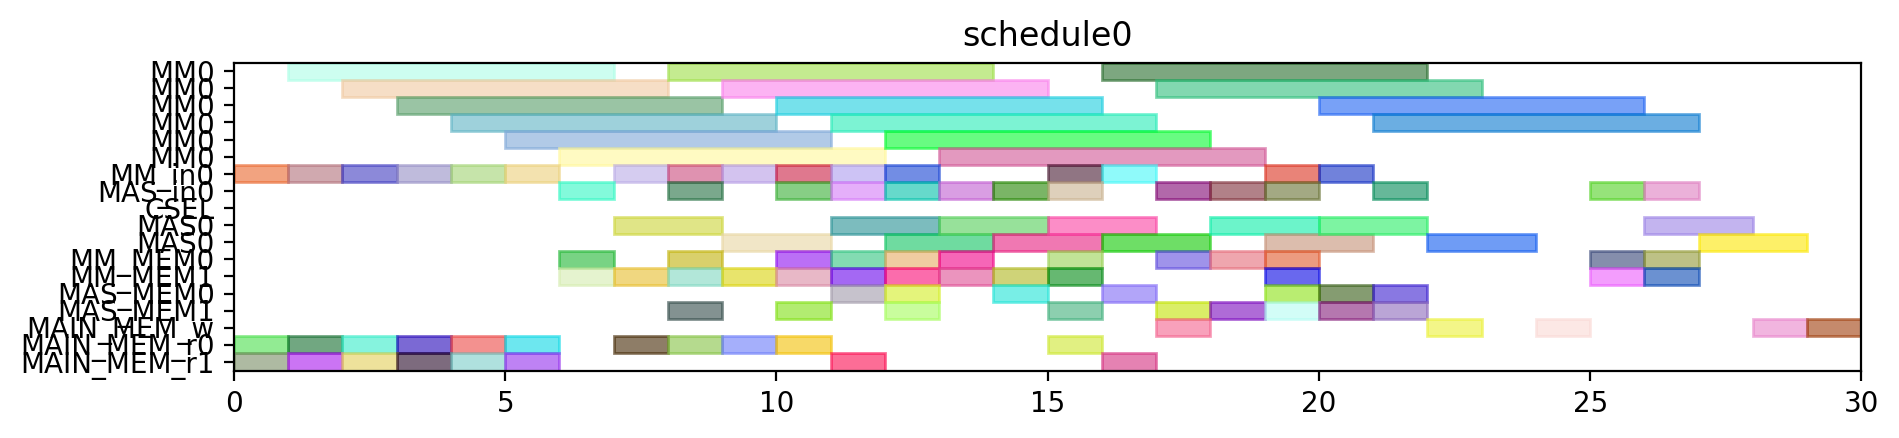

Generate this figure with Python:
from pyschedule import Scenario, solvers, plotters, alt


def solve():
	horizon = 120
	S = Scenario("schedule0", horizon=horizon)

	# resource
	MM = S.Resources('MM', num=1, size=6)
	MM_in = S.Resources('MM_in', num=1)
	MAS_in = S.Resources('MAS_in', num=1)
	CSEL = S.Resource('CSEL')
	MAS = S.Resources('MAS', num=1, size=2, periods=range(1, horizon))
	MM_MEM = S.Resources('MM_MEM', num=2)
	MAS_MEM = S.Resources('MAS_MEM', num=2)
	MAIN_MEM_w = S.Resource('MAIN_MEM_w', size=1)
	MAIN_MEM_r = S.Resources('MAIN_MEM_r', num=2)

	# result of previous scheduling

	# new tasks
	t0 = S.Task('t0', length=6, delay_cost=1)
	t0 += alt(MM)
	t0_in = S.Task('t0_in', length=1, delay_cost=1)
	t0_in += alt(MM_in)
	S += t0_in*MM_in[0]<=t0*MM[0]
	t0_mem0 = S.Task('t0_mem0', length=1, delay_cost=1)
	t0_mem0 += MAIN_MEM_r[0]
	S += t0_mem0 <= t0

	t0_mem1 = S.Task('t0_mem1', length=1, delay_cost=1)
	t0_mem1 += MAIN_MEM_r[1]
	S += t0_mem1 <= t0

	t1 = S.Task('t1', length=6, delay_cost=1)
	t1 += alt(MM)
	t1_in = S.Task('t1_in', length=1, delay_cost=1)
	t1_in += alt(MM_in)
	S += t1_in*MM_in[0]<=t1*MM[0]
	t1_mem0 = S.Task('t1_mem0', length=1, delay_cost=1)
	t1_mem0 += MAIN_MEM_r[0]
	S += t1_mem0 <= t1

	t1_mem1 = S.Task('t1_mem1', length=1, delay_cost=1)
	t1_mem1 += MAIN_MEM_r[1]
	S += t1_mem1 <= t1

	t2 = S.Task('t2', length=6, delay_cost=1)
	t2 += alt(MM)
	t2_in = S.Task('t2_in', length=1, delay_cost=1)
	t2_in += alt(MM_in)
	S += t2_in*MM_in[0]<=t2*MM[0]
	t2_mem0 = S.Task('t2_mem0', length=1, delay_cost=1)
	t2_mem0 += MAIN_MEM_r[0]
	S += t2_mem0 <= t2

	t2_mem1 = S.Task('t2_mem1', length=1, delay_cost=1)
	t2_mem1 += MAIN_MEM_r[1]
	S += t2_mem1 <= t2

	t3 = S.Task('t3', length=6, delay_cost=1)
	t3 += alt(MM)
	t3_in = S.Task('t3_in', length=1, delay_cost=1)
	t3_in += alt(MM_in)
	S += t3_in*MM_in[0]<=t3*MM[0]
	t3_mem0 = S.Task('t3_mem0', length=1, delay_cost=1)
	t3_mem0 += MAIN_MEM_r[0]
	S += t3_mem0 <= t3

	t3_mem1 = S.Task('t3_mem1', length=1, delay_cost=1)
	t3_mem1 += MAIN_MEM_r[1]
	S += t3_mem1 <= t3

	t5 = S.Task('t5', length=6, delay_cost=1)
	t5 += alt(MM)
	t5_in = S.Task('t5_in', length=1, delay_cost=1)
	t5_in += alt(MM_in)
	S += t5_in*MM_in[0]<=t5*MM[0]
	t5_mem0 = S.Task('t5_mem0', length=1, delay_cost=1)
	t5_mem0 += MAIN_MEM_r[0]
	S += t5_mem0 <= t5

	t5_mem1 = S.Task('t5_mem1', length=1, delay_cost=1)
	t5_mem1 += MAIN_MEM_r[1]
	S += t5_mem1 <= t5

	t23 = S.Task('t23', length=6, delay_cost=1)
	t23 += alt(MM)
	t23_in = S.Task('t23_in', length=1, delay_cost=1)
	t23_in += alt(MM_in)
	S += t23_in*MM_in[0]<=t23*MM[0]
	t23_mem0 = S.Task('t23_mem0', length=1, delay_cost=1)
	t23_mem0 += MAIN_MEM_r[0]
	S += t23_mem0 <= t23

	t23_mem1 = S.Task('t23_mem1', length=1, delay_cost=1)
	t23_mem1 += MAIN_MEM_r[1]
	S += t23_mem1 <= t23

	t4 = S.Task('t4', length=2, delay_cost=1)
	t4 += alt(MAS)
	t4_in = S.Task('t4_in', length=1, delay_cost=1)
	t4_in += alt(MAS_in)
	S += t4_in*MAS_in[0]<=t4*MAS[0]

	t4_mem0 = S.Task('t4_mem0', length=1, delay_cost=1)
	t4_mem0 += alt(MM_MEM)
	S += (t3*MM[0])-1 < t4_mem0*MM_MEM[0]
	S += t4_mem0 <= t4

	t4_mem1 = S.Task('t4_mem1', length=1, delay_cost=1)
	t4_mem1 += alt(MM_MEM)
	S += (t3*MM[0])-1 < t4_mem1*MM_MEM[1]
	S += t4_mem1 <= t4

	t6 = S.Task('t6', length=2, delay_cost=1)
	t6 += alt(MAS)
	t6_in = S.Task('t6_in', length=1, delay_cost=1)
	t6_in += alt(MAS_in)
	S += t6_in*MAS_in[0]<=t6*MAS[0]

	t6_mem0 = S.Task('t6_mem0', length=1, delay_cost=1)
	t6_mem0 += alt(MM_MEM)
	S += (t5*MM[0])-1 < t6_mem0*MM_MEM[0]
	S += t6_mem0 <= t6

	t6_mem1 = S.Task('t6_mem1', length=1, delay_cost=1)
	t6_mem1 += alt(MM_MEM)
	S += (t5*MM[0])-1 < t6_mem1*MM_MEM[1]
	S += t6_mem1 <= t6

	t8 = S.Task('t8', length=6, delay_cost=1)
	t8 += alt(MM)
	t8_in = S.Task('t8_in', length=1, delay_cost=1)
	t8_in += alt(MM_in)
	S += t8_in*MM_in[0]<=t8*MM[0]
	t8_mem0 = S.Task('t8_mem0', length=1, delay_cost=1)
	t8_mem0 += MAIN_MEM_r[0]
	S += t8_mem0 <= t8

	t8_mem1 = S.Task('t8_mem1', length=1, delay_cost=1)
	t8_mem1 += alt(MM_MEM)
	S += (t2*MM[0])-1 < t8_mem1*MM_MEM[1]
	S += t8_mem1 <= t8

	t15 = S.Task('t15', length=6, delay_cost=1)
	t15 += alt(MM)
	t15_in = S.Task('t15_in', length=1, delay_cost=1)
	t15_in += alt(MM_in)
	S += t15_in*MM_in[0]<=t15*MM[0]
	t15_mem0 = S.Task('t15_mem0', length=1, delay_cost=1)
	t15_mem0 += MAIN_MEM_r[0]
	S += t15_mem0 <= t15

	t15_mem1 = S.Task('t15_mem1', length=1, delay_cost=1)
	t15_mem1 += alt(MM_MEM)
	S += (t2*MM[0])-1 < t15_mem1*MM_MEM[1]
	S += t15_mem1 <= t15

	t19 = S.Task('t19', length=2, delay_cost=1)
	t19 += alt(MAS)
	t19_in = S.Task('t19_in', length=1, delay_cost=1)
	t19_in += alt(MAS_in)
	S += t19_in*MAS_in[0]<=t19*MAS[0]

	t19_mem0 = S.Task('t19_mem0', length=1, delay_cost=1)
	t19_mem0 += alt(MM_MEM)
	S += (t0*MM[0])-1 < t19_mem0*MM_MEM[0]
	S += t19_mem0 <= t19

	t19_mem1 = S.Task('t19_mem1', length=1, delay_cost=1)
	t19_mem1 += alt(MM_MEM)
	S += (t0*MM[0])-1 < t19_mem1*MM_MEM[1]
	S += t19_mem1 <= t19

	t24 = S.Task('t24', length=2, delay_cost=1)
	t24 += alt(MAS)
	t24_in = S.Task('t24_in', length=1, delay_cost=1)
	t24_in += alt(MAS_in)
	S += t24_in*MAS_in[0]<=t24*MAS[0]

	t24_mem0 = S.Task('t24_mem0', length=1, delay_cost=1)
	t24_mem0 += alt(MM_MEM)
	S += (t23*MM[0])-1 < t24_mem0*MM_MEM[0]
	S += t24_mem0 <= t24

	t24_mem1 = S.Task('t24_mem1', length=1, delay_cost=1)
	t24_mem1 += alt(MM_MEM)
	S += (t23*MM[0])-1 < t24_mem1*MM_MEM[1]
	S += t24_mem1 <= t24

	t7 = S.Task('t7', length=6, delay_cost=1)
	t7 += alt(MM)
	t7_in = S.Task('t7_in', length=1, delay_cost=1)
	t7_in += alt(MM_in)
	S += t7_in*MM_in[0]<=t7*MM[0]
	t7_mem0 = S.Task('t7_mem0', length=1, delay_cost=1)
	t7_mem0 += MAIN_MEM_r[0]
	S += t7_mem0 <= t7

	t7_mem1 = S.Task('t7_mem1', length=1, delay_cost=1)
	t7_mem1 += alt(MAS_MEM)
	S += (t6*MAS[0])-1 < t7_mem1*MAS_MEM[1]
	S += t7_mem1 <= t7

	t14 = S.Task('t14', length=6, delay_cost=1)
	t14 += alt(MM)
	t14_in = S.Task('t14_in', length=1, delay_cost=1)
	t14_in += alt(MM_in)
	S += t14_in*MM_in[0]<=t14*MM[0]
	S += 0<t14

	t14_w = S.Task('t14_w', length=1, delay_cost=1)
	t14_w += alt(MAIN_MEM_w)
	S += t14 <= t14_w

	t14_mem0 = S.Task('t14_mem0', length=1, delay_cost=1)
	t14_mem0 += MAIN_MEM_r[0]
	S += t14_mem0 <= t14

	t14_mem1 = S.Task('t14_mem1', length=1, delay_cost=1)
	t14_mem1 += alt(MAS_MEM)
	S += (t6*MAS[0])-1 < t14_mem1*MAS_MEM[1]
	S += t14_mem1 <= t14

	t16 = S.Task('t16', length=2, delay_cost=1)
	t16 += alt(MAS)
	t16_in = S.Task('t16_in', length=1, delay_cost=1)
	t16_in += alt(MAS_in)
	S += t16_in*MAS_in[0]<=t16*MAS[0]

	t16_mem0 = S.Task('t16_mem0', length=1, delay_cost=1)
	t16_mem0 += alt(MM_MEM)
	S += (t0*MM[0])-1 < t16_mem0*MM_MEM[0]
	S += t16_mem0 <= t16

	t16_mem1 = S.Task('t16_mem1', length=1, delay_cost=1)
	t16_mem1 += alt(MM_MEM)
	S += (t15*MM[0])-1 < t16_mem1*MM_MEM[1]
	S += t16_mem1 <= t16

	t20 = S.Task('t20', length=2, delay_cost=1)
	t20 += alt(MAS)
	t20_in = S.Task('t20_in', length=1, delay_cost=1)
	t20_in += alt(MAS_in)
	S += t20_in*MAS_in[0]<=t20*MAS[0]

	t20_mem0 = S.Task('t20_mem0', length=1, delay_cost=1)
	t20_mem0 += alt(MM_MEM)
	S += (t0*MM[0])-1 < t20_mem0*MM_MEM[0]
	S += t20_mem0 <= t20

	t20_mem1 = S.Task('t20_mem1', length=1, delay_cost=1)
	t20_mem1 += alt(MAS_MEM)
	S += (t19*MAS[0])-1 < t20_mem1*MAS_MEM[1]
	S += t20_mem1 <= t20

	t25 = S.Task('t25', length=6, delay_cost=1)
	t25 += alt(MM)
	t25_in = S.Task('t25_in', length=1, delay_cost=1)
	t25_in += alt(MM_in)
	S += t25_in*MM_in[0]<=t25*MM[0]
	t25_mem0 = S.Task('t25_mem0', length=1, delay_cost=1)
	t25_mem0 += alt(MAS_MEM)
	S += (t24*MAS[0])-1 < t25_mem0*MAS_MEM[0]
	S += t25_mem0 <= t25

	t25_mem1 = S.Task('t25_mem1', length=1, delay_cost=1)
	t25_mem1 += MAIN_MEM_r[1]
	S += t25_mem1 <= t25

	t26 = S.Task('t26', length=6, delay_cost=1)
	t26 += alt(MM)
	t26_in = S.Task('t26_in', length=1, delay_cost=1)
	t26_in += alt(MM_in)
	S += t26_in*MM_in[0]<=t26*MM[0]
	t26_mem0 = S.Task('t26_mem0', length=1, delay_cost=1)
	t26_mem0 += alt(MAS_MEM)
	S += (t24*MAS[0])-1 < t26_mem0*MAS_MEM[0]
	S += t26_mem0 <= t26

	t26_mem1 = S.Task('t26_mem1', length=1, delay_cost=1)
	t26_mem1 += alt(MM_MEM)
	S += (t1*MM[0])-1 < t26_mem1*MM_MEM[1]
	S += t26_mem1 <= t26

	t9 = S.Task('t9', length=2, delay_cost=1)
	t9 += alt(MAS)
	t9_in = S.Task('t9_in', length=1, delay_cost=1)
	t9_in += alt(MAS_in)
	S += t9_in*MAS_in[0]<=t9*MAS[0]

	t9_mem0 = S.Task('t9_mem0', length=1, delay_cost=1)
	t9_mem0 += alt(MM_MEM)
	S += (t7*MM[0])-1 < t9_mem0*MM_MEM[0]
	S += t9_mem0 <= t9

	t9_mem1 = S.Task('t9_mem1', length=1, delay_cost=1)
	t9_mem1 += alt(MM_MEM)
	S += (t8*MM[0])-1 < t9_mem1*MM_MEM[1]
	S += t9_mem1 <= t9

	t17 = S.Task('t17', length=6, delay_cost=1)
	t17 += alt(MM)
	t17_in = S.Task('t17_in', length=1, delay_cost=1)
	t17_in += alt(MM_in)
	S += t17_in*MM_in[0]<=t17*MM[0]
	S += 0<t17

	t17_w = S.Task('t17_w', length=1, delay_cost=1)
	t17_w += alt(MAIN_MEM_w)
	S += t17 <= t17_w

	t17_mem0 = S.Task('t17_mem0', length=1, delay_cost=1)
	t17_mem0 += MAIN_MEM_r[0]
	S += t17_mem0 <= t17

	t17_mem1 = S.Task('t17_mem1', length=1, delay_cost=1)
	t17_mem1 += alt(MAS_MEM)
	S += (t16*MAS[0])-1 < t17_mem1*MAS_MEM[1]
	S += t17_mem1 <= t17

	t21 = S.Task('t21', length=2, delay_cost=1)
	t21 += alt(MAS)
	t21_in = S.Task('t21_in', length=1, delay_cost=1)
	t21_in += alt(MAS_in)
	S += t21_in*MAS_in[0]<=t21*MAS[0]

	t21_mem0 = S.Task('t21_mem0', length=1, delay_cost=1)
	t21_mem0 += alt(MAS_MEM)
	S += (t20*MAS[0])-1 < t21_mem0*MAS_MEM[0]
	S += t21_mem0 <= t21

	t21_mem1 = S.Task('t21_mem1', length=1, delay_cost=1)
	t21_mem1 += alt(MM_MEM)
	S += (t15*MM[0])-1 < t21_mem1*MM_MEM[1]
	S += t21_mem1 <= t21

	t27 = S.Task('t27', length=2, delay_cost=1)
	t27 += alt(MAS)
	t27_in = S.Task('t27_in', length=1, delay_cost=1)
	t27_in += alt(MAS_in)
	S += t27_in*MAS_in[0]<=t27*MAS[0]

	t27_mem0 = S.Task('t27_mem0', length=1, delay_cost=1)
	t27_mem0 += alt(MM_MEM)
	S += (t26*MM[0])-1 < t27_mem0*MM_MEM[0]
	S += t27_mem0 <= t27

	t27_mem1 = S.Task('t27_mem1', length=1, delay_cost=1)
	t27_mem1 += alt(MM_MEM)
	S += (t26*MM[0])-1 < t27_mem1*MM_MEM[1]
	S += t27_mem1 <= t27

	t10 = S.Task('t10', length=2, delay_cost=1)
	t10 += alt(MAS)
	t10_in = S.Task('t10_in', length=1, delay_cost=1)
	t10_in += alt(MAS_in)
	S += t10_in*MAS_in[0]<=t10*MAS[0]

	t10_mem0 = S.Task('t10_mem0', length=1, delay_cost=1)
	t10_mem0 += alt(MM_MEM)
	S += (t1*MM[0])-1 < t10_mem0*MM_MEM[0]
	S += t10_mem0 <= t10

	t10_mem1 = S.Task('t10_mem1', length=1, delay_cost=1)
	t10_mem1 += alt(MAS_MEM)
	S += (t9*MAS[0])-1 < t10_mem1*MAS_MEM[1]
	S += t10_mem1 <= t10

	t11 = S.Task('t11', length=2, delay_cost=1)
	t11 += alt(MAS)
	t11_in = S.Task('t11_in', length=1, delay_cost=1)
	t11_in += alt(MAS_in)
	S += t11_in*MAS_in[0]<=t11*MAS[0]

	t11_mem0 = S.Task('t11_mem0', length=1, delay_cost=1)
	t11_mem0 += alt(MM_MEM)
	S += (t1*MM[0])-1 < t11_mem0*MM_MEM[0]
	S += t11_mem0 <= t11

	t11_mem1 = S.Task('t11_mem1', length=1, delay_cost=1)
	t11_mem1 += alt(MAS_MEM)
	S += (t9*MAS[0])-1 < t11_mem1*MAS_MEM[1]
	S += t11_mem1 <= t11

	t22 = S.Task('t22', length=6, delay_cost=1)
	t22 += alt(MM)
	t22_in = S.Task('t22_in', length=1, delay_cost=1)
	t22_in += alt(MM_in)
	S += t22_in*MM_in[0]<=t22*MM[0]
	t22_mem0 = S.Task('t22_mem0', length=1, delay_cost=1)
	t22_mem0 += alt(MAS_MEM)
	S += (t21*MAS[0])-1 < t22_mem0*MAS_MEM[0]
	S += t22_mem0 <= t22

	t22_mem1 = S.Task('t22_mem1', length=1, delay_cost=1)
	t22_mem1 += MAIN_MEM_r[1]
	S += t22_mem1 <= t22

	new_PZ = S.Task('new_PZ', length=2, delay_cost=1)
	new_PZ += alt(MAS)
	new_PZ_in = S.Task('new_PZ_in', length=1, delay_cost=1)
	new_PZ_in += alt(MAS_in)
	S += new_PZ_in*MAS_in[0]<=new_PZ*MAS[0]

	S += 0<new_PZ

	new_PZ_w = S.Task('new_PZ_w', length=1, delay_cost=1)
	new_PZ_w += alt(MAIN_MEM_w)
	S += new_PZ <= new_PZ_w

	new_PZ_mem0 = S.Task('new_PZ_mem0', length=1, delay_cost=1)
	new_PZ_mem0 += alt(MAS_MEM)
	S += (t27*MAS[0])-1 < new_PZ_mem0*MAS_MEM[0]
	S += new_PZ_mem0 <= new_PZ

	new_PZ_mem1 = S.Task('new_PZ_mem1', length=1, delay_cost=1)
	new_PZ_mem1 += alt(MAS_MEM)
	S += (t27*MAS[0])-1 < new_PZ_mem1*MAS_MEM[1]
	S += new_PZ_mem1 <= new_PZ

	t12 = S.Task('t12', length=6, delay_cost=1)
	t12 += alt(MM)
	t12_in = S.Task('t12_in', length=1, delay_cost=1)
	t12_in += alt(MM_in)
	S += t12_in*MM_in[0]<=t12*MM[0]
	t12_mem0 = S.Task('t12_mem0', length=1, delay_cost=1)
	t12_mem0 += alt(MAS_MEM)
	S += (t10*MAS[0])-1 < t12_mem0*MAS_MEM[0]
	S += t12_mem0 <= t12

	t12_mem1 = S.Task('t12_mem1', length=1, delay_cost=1)
	t12_mem1 += alt(MAS_MEM)
	S += (t11*MAS[0])-1 < t12_mem1*MAS_MEM[1]
	S += t12_mem1 <= t12

	t13 = S.Task('t13', length=6, delay_cost=1)
	t13 += alt(MM)
	t13_in = S.Task('t13_in', length=1, delay_cost=1)
	t13_in += alt(MM_in)
	S += t13_in*MM_in[0]<=t13*MM[0]
	t13_mem0 = S.Task('t13_mem0', length=1, delay_cost=1)
	t13_mem0 += alt(MAS_MEM)
	S += (t4*MAS[0])-1 < t13_mem0*MAS_MEM[0]
	S += t13_mem0 <= t13

	t13_mem1 = S.Task('t13_mem1', length=1, delay_cost=1)
	t13_mem1 += alt(MAS_MEM)
	S += (t10*MAS[0])-1 < t13_mem1*MAS_MEM[1]
	S += t13_mem1 <= t13

	new_PY = S.Task('new_PY', length=2, delay_cost=1)
	new_PY += alt(MAS)
	new_PY_in = S.Task('new_PY_in', length=1, delay_cost=1)
	new_PY_in += alt(MAS_in)
	S += new_PY_in*MAS_in[0]<=new_PY*MAS[0]

	S += 0<new_PY

	new_PY_w = S.Task('new_PY_w', length=1, delay_cost=1)
	new_PY_w += alt(MAIN_MEM_w)
	S += new_PY <= new_PY_w

	new_PY_mem0 = S.Task('new_PY_mem0', length=1, delay_cost=1)
	new_PY_mem0 += alt(MM_MEM)
	S += (t12*MM[0])-1 < new_PY_mem0*MM_MEM[0]
	S += new_PY_mem0 <= new_PY

	new_PY_mem1 = S.Task('new_PY_mem1', length=1, delay_cost=1)
	new_PY_mem1 += alt(MM_MEM)
	S += (t22*MM[0])-1 < new_PY_mem1*MM_MEM[1]
	S += new_PY_mem1 <= new_PY

	new_PX = S.Task('new_PX', length=2, delay_cost=1)
	new_PX += alt(MAS)
	new_PX_in = S.Task('new_PX_in', length=1, delay_cost=1)
	new_PX_in += alt(MAS_in)
	S += new_PX_in*MAS_in[0]<=new_PX*MAS[0]

	S += 0<new_PX

	new_PX_w = S.Task('new_PX_w', length=1, delay_cost=1)
	new_PX_w += alt(MAIN_MEM_w)
	S += new_PX <= new_PX_w

	new_PX_mem0 = S.Task('new_PX_mem0', length=1, delay_cost=1)
	new_PX_mem0 += alt(MM_MEM)
	S += (t13*MM[0])-1 < new_PX_mem0*MM_MEM[0]
	S += new_PX_mem0 <= new_PX

	new_PX_mem1 = S.Task('new_PX_mem1', length=1, delay_cost=1)
	new_PX_mem1 += alt(MM_MEM)
	S += (t25*MM[0])-1 < new_PX_mem1*MM_MEM[1]
	S += new_PX_mem1 <= new_PX

	solvers.mip.solve(S,msg=1,kind='CPLEX',ratio_gap=1.01)

	solution = [['hoge']*len(S.solution()[1]) for i in range(len(S.solution()))]
	for i in range(len(S.solution())):
		for j in range(len(S.solution()[i])):
			solution[i][j]=str(S.solution()[i][j])
	print(solution)

	cycles = int(solution[-1][3])

	pic_file_name = "/mnt/rose/usr1/fukuda/ABE/multiRAM_multiMAS_16mux/scheduling_result/stage6MM1_stage2MAS1/EP_DBL_A_ANY/schedule0.png"
	if(S.solution() != []):
		plotters.matplotlib.plot(S,img_filename=pic_file_name, show_task_labels=False, fig_size=(cycles*0.25+3, 2))

	return solution
